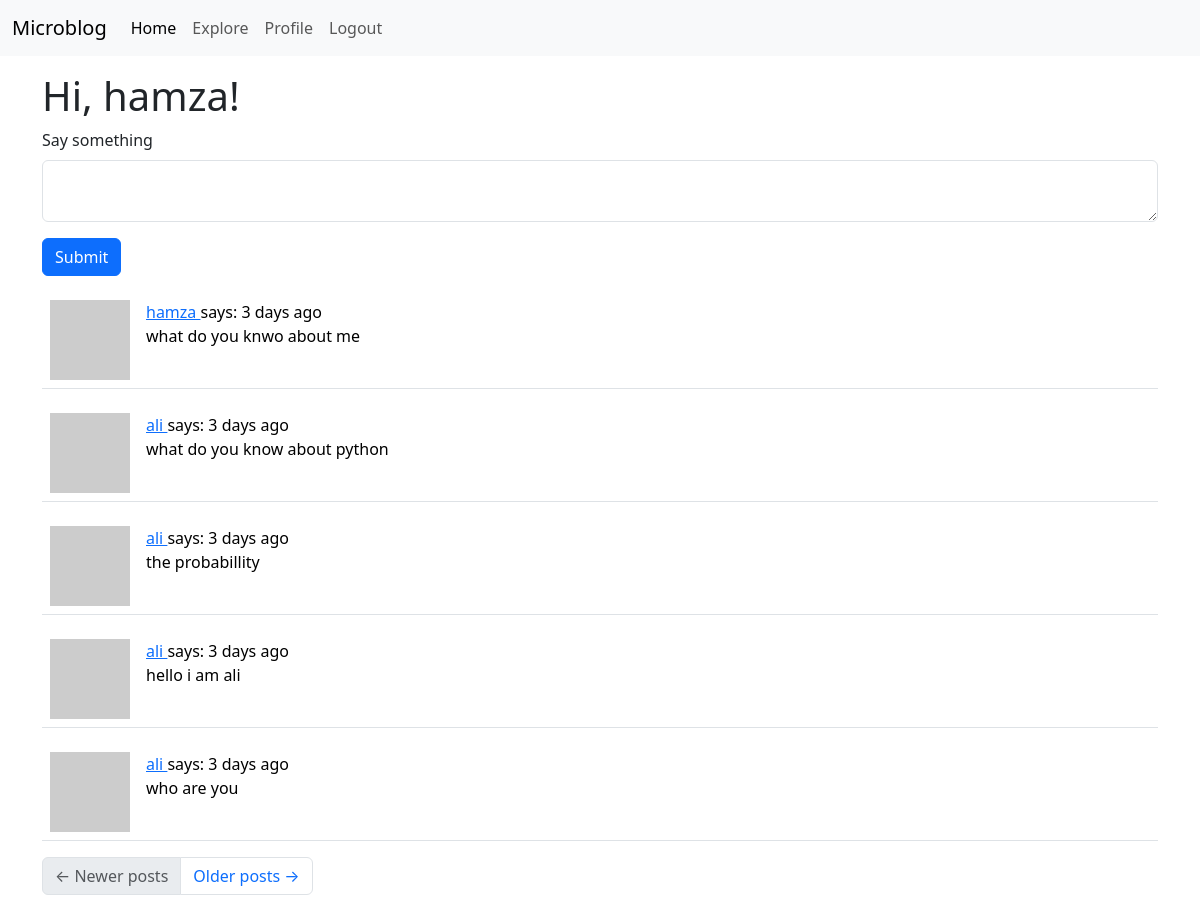
The page /index (signed in) on the database as committed earlier.
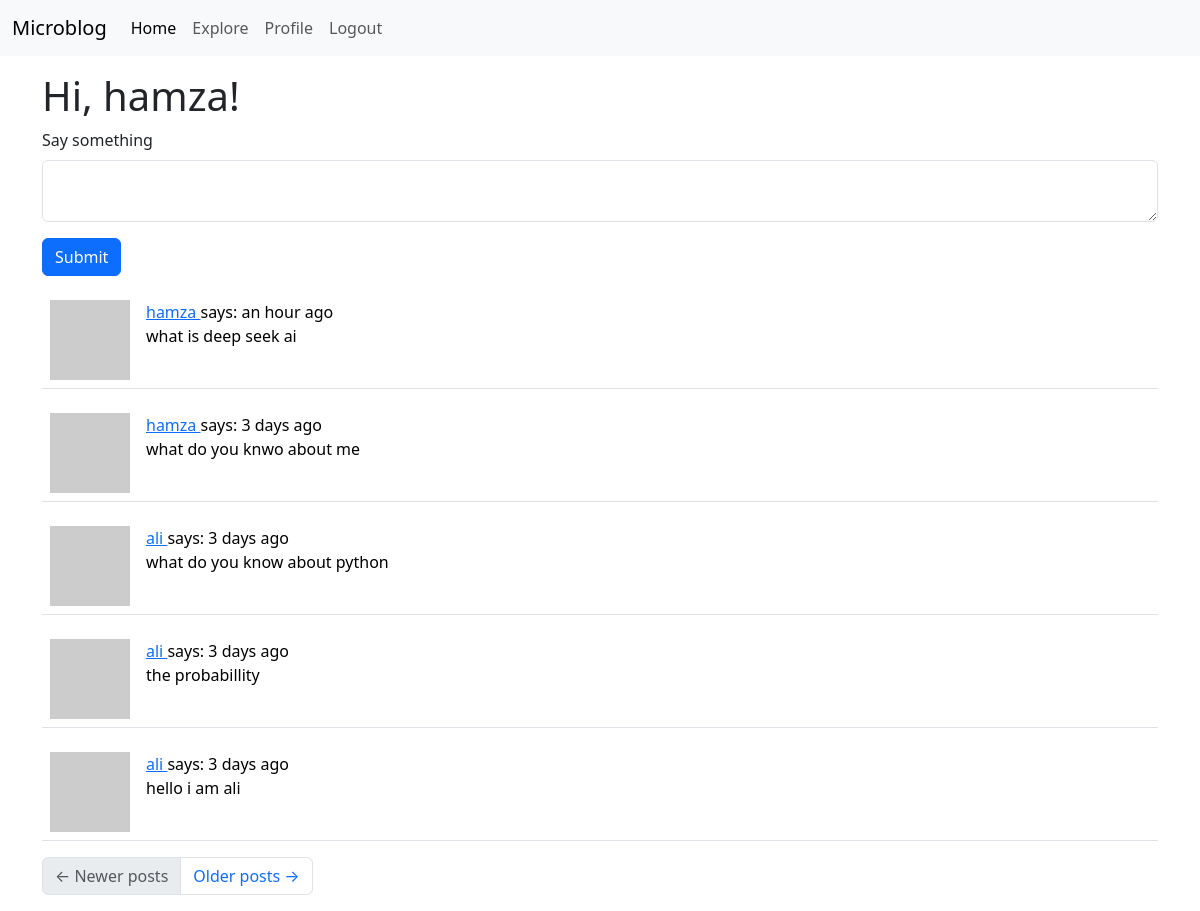
The same page on the database as committed later.
### app/models.py (models this page shows, shortened)
class Post(db.Model):
    id: so.Mapped[int] = so.mapped_column(primary_key=True)
    body: so.Mapped[str] = so.mapped_column(sa.String(140))
    timestamp: so.Mapped[datetime] = so.mapped_column(
        index=True, default=lambda: datetime.now(timezone.utc))
    user_id: so.Mapped[int] = so.mapped_column(sa.ForeignKey('user.id'),index=True)
    author: so.Mapped[User] = so.relationship(back_populates='posts')

class User(UserMixin,db.Model):
    id : so.Mapped[int] = so.mapped_column(primary_key=True)
    username : so.Mapped[str] = so.mapped_column(sa.String(64),index=True, unique=True)
    email : so.Mapped[str] = so.mapped_column(sa.String(120), index=True, unique=True)
    password_hash : so.Mapped[Optional[str]] = so.mapped_column(sa.String(256))
    posts: so.WriteOnlyMapped['Post'] = so.relationship(
        back_populates='author')
    about_me: so.Mapped[Optional[str]] = so.mapped_column(sa.String(140))
    last_seen: so.Mapped[Optional[datetime]] = so.mapped_column(
        default=lambda: datetime.now(timezone.utc))
    following: so.WriteOnlyMapped['User'] = so.relationship(
        secondary=followers, primaryjoin=(followers.c.follower_id == id),
        secondaryjoin=(followers.c.followed_id == id),
        back_populates='followers')
    followers: so.WriteOnlyMapped['User'] = so.relationship(
        secondary=followers, primaryjoin=(followers.c.followed_id == id),
        secondaryjoin=(followers.c.follower_id == id),
        back_populates='following')
    def avatar(self, size):
        digest = md5(self.email.lower().encode('utf-8')).hexdigest()
        return f'https://www.gravatar.com/avatar/{digest}?d=identicon&s={size}'
    def following_posts(self):
        Author = so.aliased(User)
        Follower = so.aliased(User)
        return (
            sa.select(Post)
            .join(Post.author.of_type(Author))
            .join(Author.followers.of_type(Follower), isouter=True)
            .where(sa.or_(
                Follower.id == self.id,
                Author.id == self.id,
            ))
            .group_by(Post)
            .order_by(Post.timestamp.desc())
        )

### app/routes.py (the view)
@app.route('/',methods=['GET', 'POST'])
@app.route('/index',methods=['GET', 'POST'])
@login_required
def index():
    form = PostForm()
    if form.validate_on_submit():
        post = Post(body=form.post.data, author=current_user)
        db.session.add(post)
        db.session.commit()
        flash('Your post is now live!')
        return redirect(url_for('index'))
    page=request.args.get('page',1,type=int)
    posts = db.paginate(current_user.following_posts(),page=page,per_page=app.config['POSTS_PER_PAGE'],error_out=False)
    next_url= url_for('index',page=posts.next_num) \
        if posts.has_next else None
    prev_url= url_for('index',page=posts.prev_num) \
        if posts.has_prev else None
    return render_template('index.html', title='Home', form=form, posts=posts.items,next_url=next_url,prev_url=prev_url)

### app/forms.py
class PostForm(FlaskForm):
    post = TextAreaField('Say something', validators=[
        DataRequired(),Length(min=1, max=140)
    ])
    submit = SubmitField('Submit')

### app/models.py (called while the page is built)
@login.user_loader
def load_user(id):
    return db.session.get(User, int(id))

### app/routes.py (called while the page is built)
@app.before_request
def before_request():
    if current_user.is_authenticated:
        current_user.last_seen = datetime.now(timezone.utc)
        db.session.commit()

### app/templates/index.html
 {% extends 'base.html' %}
 {% import "bootstrap_wtf.html" as wtf %}
 {% block content %}
 <h1>Hi, {{ current_user.username }}!</h1>
 {% if form %}
 {{ wtf.quick_form(form) }}
 {% endif %}
 {% for post in posts %}
 {% include '_post.html' %}
 {% endfor %}
 <nav aria-label="Post navigation">
    <ul class="pagination">
        <li class="page-item{% if not prev_url %} disabled{% endif %}">
            <a class="page-link" href="{{ prev_url }}">
                <span aria-hidden="true">&larr;</span> Newer posts
            </a>
        </li>
        <li class="page-item{% if not next_url %} disabled{% endif %}">
            <a class="page-link" href="{{ next_url }}">
                Older posts <span aria-hidden="true">&rarr;</span>
            </a>
        </li>
    </ul>
</nav>
{% endblock %}

### app/templates/_post.html
<table class="table table-hover">
    <tr>
        <td width="70px">
            <a href="{{ url_for('user', username=post.author.username) }}">
                <img src="{{ post.author.avatar(70) }}" />
            </a>
        </td>
        <td>
            <a href="{{ url_for('user', username=post.author.username) }}">
                {{ post.author.username }}
            </a>
            says: {{moment(post.timestamp).fromNow()}}
            <br>
            {{ post.body }}
        </td>
    </tr>
</table>

Rows that differ between the two databases and show on the page:
no longer on this page (row unchanged): Post: author.username "ali", timestamp "3 days ago", body "who are you"
added Post: author.username "hamza", timestamp "an hour ago", body "what is deep seek ai"
